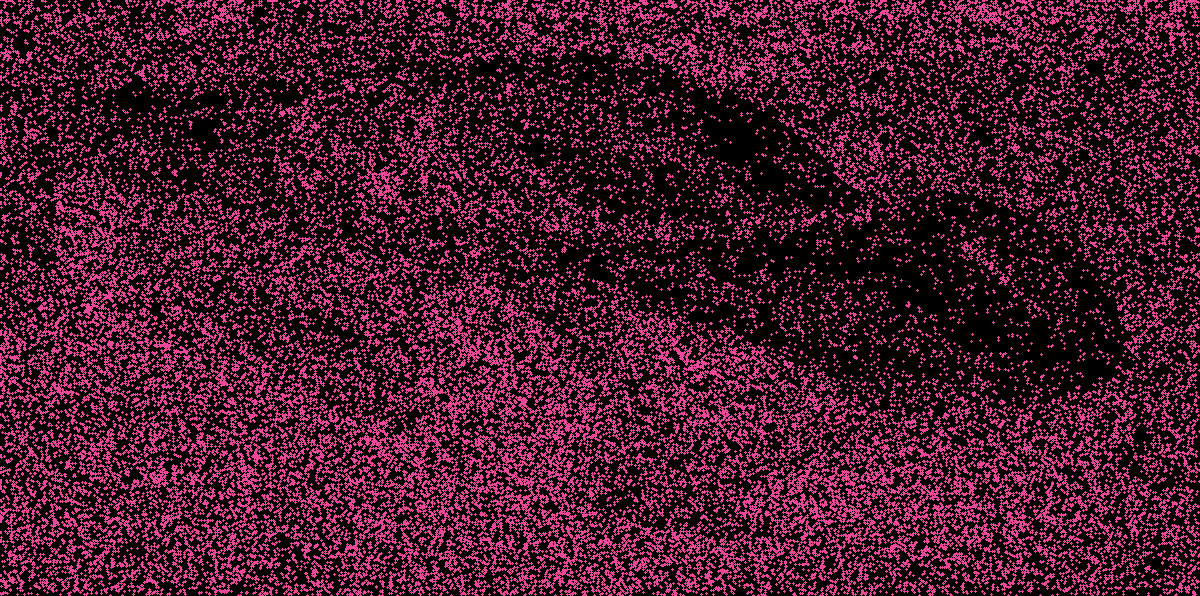
#> input picture patches/stipple/example.jpg, 1200 x 596 px
$ python stipple.py example.jpg
#> lines starting #> are read from the running program, lines starting #| are printed output that depends on the picture
#!/usr/bin/env python3
"""stipple -- Convert an image to a stipple dot pattern.

Randomly places dots weighted by image darkness. Pink dots on transparent.
"""

import argparse
import os
import sys

import numpy as np
from PIL import Image, ImageDraw


def parse_args():
    p = argparse.ArgumentParser(prog=os.environ.get("OP_IMG_PROG"), description="Generate a stipple pattern from an image.")
    p.add_argument("input", help="Source image path")
    p.add_argument("output", nargs="?", default=None, help="Output image path (default: <input>-stipple.png); formats without transparency, such as JPEG, get a white background")
    p.add_argument("--dots", type=int, default=50000, help="Total dot count (default: 50000)")
    p.add_argument("--dot-size", type=float, default=1, help="Dot radius in pixels (default: 1)")
    p.add_argument("--seed", type=int, default=None, help="Random seed for reproducibility")
    return p.parse_args()


def save(out: Image.Image, path: str) -> None:
    """Save in the format the path names, PNG when it names none. Formats without
    transparency, such as JPEG, get a white background."""
    ext = os.path.splitext(path)[1].lower()
    if ext in (".jpg", ".jpeg", ".bmp"):
        flat = Image.new("RGB", out.size, (255, 255, 255))
        flat.paste(out, mask=out.getchannel("A"))
        out = flat
    out.save(path, Image.registered_extensions().get(ext, "PNG"))


def main():
    args = parse_args()

    if not os.path.isfile(args.input):
        print(f"Error: file not found: {args.input}", file=sys.stderr)
        sys.exit(1)

    if args.output is None:
        base, _ = os.path.splitext(args.input)
        args.output = f"{base}-stipple.png"

    rng = np.random.default_rng(args.seed)

    img = Image.open(args.input).convert("L")
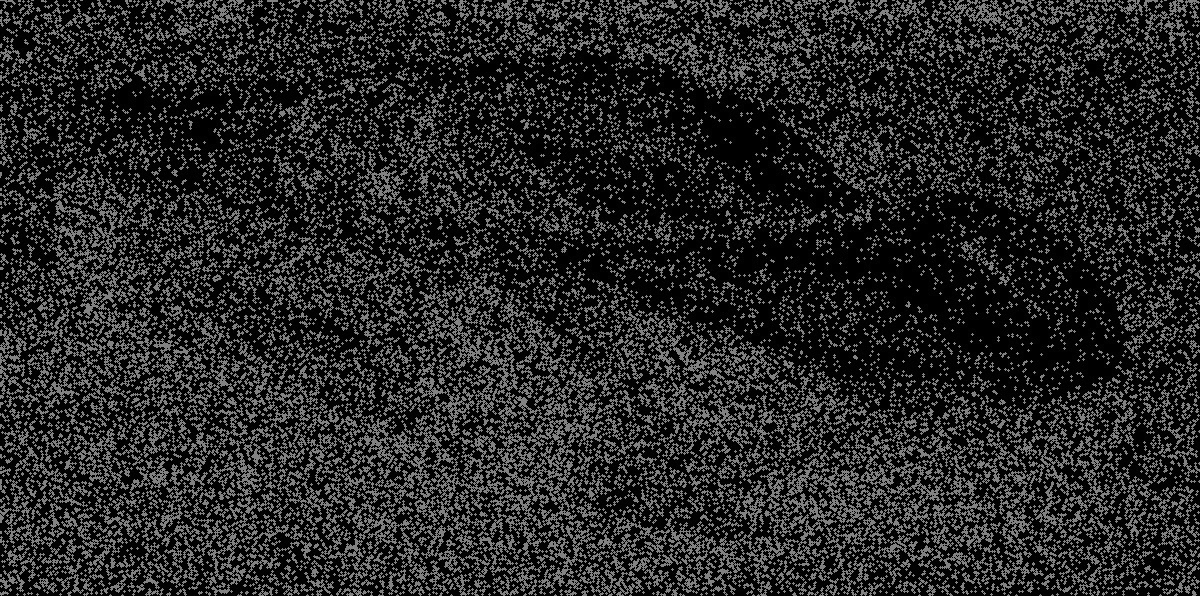
#> img: PIL image 1200x596 L; min 0, max 144, mean 39.1
    w, h = img.size
#> w = 1200; h = 596
    gray = np.array(img, dtype=np.float64)

    # Invert: darker pixels get higher probability
    density = 255.0 - gray
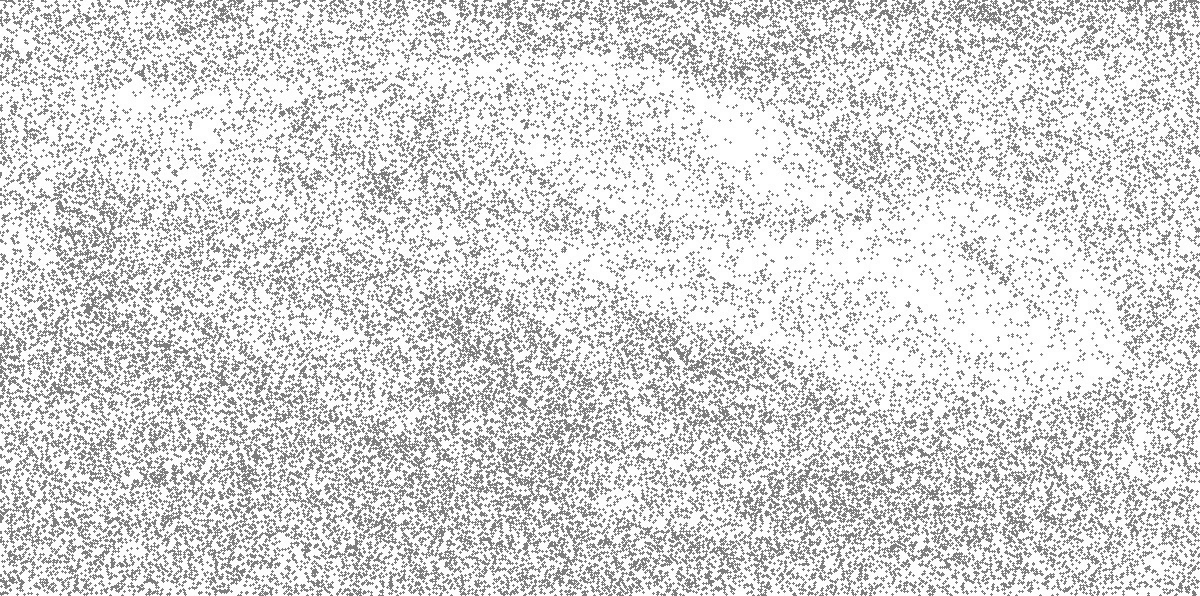
#> density: shape (596, 1200) float64; min 111, max 255, mean 215.9
    total = density.sum()
#> total = 154408449
    if total == 0:
        # Completely white image, nothing to draw
        out = Image.new("RGBA", (w, h), (0, 0, 0, 0))
        save(out, args.output)
        print(f"stipple: {os.path.basename(args.input)} -> {os.path.basename(args.output)} "
              f"(0 dots, image is blank)", file=sys.stderr)
        return

    # Flatten to 1D probability distribution
    prob = density.ravel() / total

    # Sample pixel indices weighted by probability
    indices = rng.choice(len(prob), size=args.dots, p=prob)
    ys, xs = np.divmod(indices, w)

    # Add sub-pixel jitter so dots don't all land on pixel centers
    xs = xs.astype(np.float64) + rng.uniform(-0.5, 0.5, size=args.dots)
    ys = ys.astype(np.float64) + rng.uniform(-0.5, 0.5, size=args.dots)

    out = Image.new("RGBA", (w, h), (0, 0, 0, 0))
#> out: PIL image 1200x596 RGBA; every value is 0
    draw = ImageDraw.Draw(out)

    r = args.dot_size
    for x, y in zip(xs, ys):
        draw.ellipse([x - r, y - r, x + r, y + r], fill=(236, 72, 153, 255))
#> this loop made 50000 passes
#> (x, y) on passes 1 to 3: (1049.1, 20.43), (100.8, 318.5), (926.6, 2.4)

    save(out, args.output)
#> in save, `out.save(path, Image.registered_extensions().get(ext, "PNG"))`:
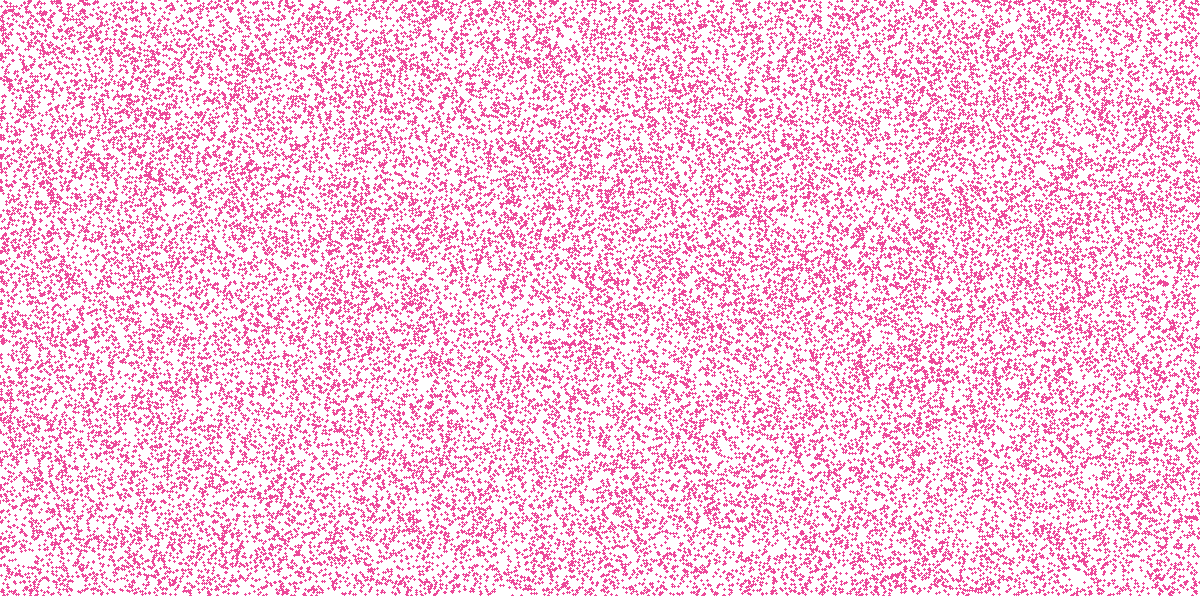
#> saved as example-stipple.png: PIL image 1200x596 RGBA; mean R, G, B, A 69.3, 21.2, 44.9, 74.9; transparent parts drawn white
    print(f"stipple: {os.path.basename(args.input)} -> {os.path.basename(args.output)} "
          f"(dots={args.dots}, dot-size={args.dot_size})", file=sys.stderr)


if __name__ == "__main__":
    main()
